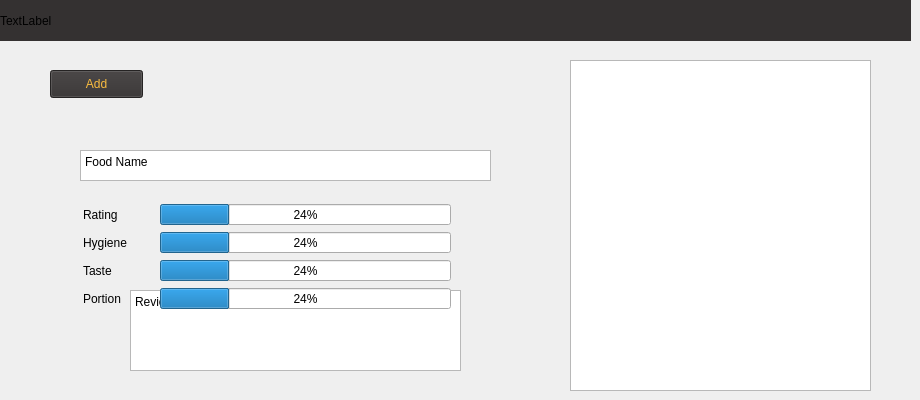
                    <widget class="QWidget" name="addedit_foodreview_page">
                     <widget class="QLabel" name="topbar">
                      <property name="geometry">
                       <rect>
                        <x>0</x>
                        <y>0</y>
                        <width>911</width>
                        <height>41</height>
                       </rect>
                      </property>
                      <property name="styleSheet">
                       <string notr="true">background-color: #343131;</string>
                      </property>
                      <property name="text">
                       <string>TextLabel</string>
                      </property>
                     </widget>
                     <widget class="QStackedWidget" name="addedit_foodreview_stackedWidget">
                      <property name="geometry">
                       <rect>
                        <x>50</x>
                        <y>70</y>
                        <width>491</width>
                        <height>301</height>
                       </rect>
                      </property>
                      <widget class="QWidget" name="add_food_review">
                       <widget class="QPushButton" name="reviewfood_delete_button">
                        <property name="geometry">
                         <rect>
                          <x>360</x>
                          <y>380</y>
                          <width>93</width>
                          <height>28</height>
                         </rect>
                        </property>
                        <property name="styleSheet">
                         <string notr="true">color: #FABC3F;
background-color: #343131;</string>
                        </property>
                        <property name="text">
                         <string>Add</string>
                        </property>
                       </widget>
                       <widget class="QLabel" name="food_photo_label_4">
                        <property name="geometry">
                         <rect>
                          <x>190</x>
                          <y>30</y>
                          <width>121</width>
                          <height>101</height>
                         </rect>
                        </property>
                        <property name="sizePolicy">
                         <sizepolicy hsizetype="Fixed" vsizetype="Fixed">
                          <horstretch>0</horstretch>
                          <verstretch>0</verstretch>
                         </sizepolicy>
                        </property>
                        <property name="text">
                         <string />
                        </property>
                        <property name="pixmap">
                         <pixmap>C:/Users/USER/.designer/image/ic_food64.png</pixmap>
                        </property>
                        <property name="scaledContents">
                         <bool>true</bool>
                        </property>
                       </widget>
                       <widget class="QPlainTextEdit" name="food_name_lineEdit_4">
                        <property name="geometry">
                         <rect>
                          <x>30</x>
                          <y>80</y>
                          <width>411</width>
                          <height>31</height>
                         </rect>
                        </property>
                        <property name="plainText">
                         <string>Food Name</string>
                        </property>
                       </widget>
                       <widget class="QPlainTextEdit" name="food_description_4">
                        <property name="geometry">
                         <rect>
                          <x>80</x>
                          <y>220</y>
                          <width>331</width>
                          <height>81</height>
                         </rect>
                        </property>
                        <property name="plainText">
                         <string>Review</string>
                        </property>
                       </widget>
                       <widget class="QLabel" name="lb_anh_11">
                        <property name="geometry">
                         <rect>
                          <x>180</x>
                          <y>-10</y>
                          <width>101</width>
                          <height>81</height>
                         </rect>
                        </property>
                        <property name="font">
                         <font>
                          <pointsize>30</pointsize>
                         </font>
                        </property>
                        <property name="text">
                         <string />
                        </property>
                        <property name="pixmap">
                         <pixmap>C:/Users/USER/.designer/ic_food.png</pixmap>
                        </property>
                        <property name="scaledContents">
                         <bool>true</bool>
                        </property>
                       </widget>
                       <widget class="QLabel" name="label_359">
                        <property name="geometry">
                         <rect>
                          <x>420</x>
                          <y>170</y>
                          <width>21</width>
                          <height>21</height>
                         </rect>
                        </property>
                        <property name="cursor">
                         <cursorShape>PointingHandCursor</cursorShape>
                        </property>
                        <property name="text">
                         <string />
                        </property>
                        <property name="pixmap">
                         <pixmap>C:/Users/USER/.designer/134224_add_plus_new_icon.png</pixmap>
                        </property>
                        <property name="scaledContents">
                         <bool>true</bool>
                        </property>
                       </widget>
                       <widget class="QLabel" name="excelent_label_3">
                        <property name="geometry">
                         <rect>
                          <x>33</x>
                          <y>134</y>
                          <width>71</width>
                          <height>21</height>
                         </rect>
                        </property>
                        <property name="text">
                         <string>Rating</string>
                        </property>
                       </widget>
                       <widget class="QProgressBar" name="good_progressBar_3">
                        <property name="geometry">
                         <rect>
                          <x>110</x>
                          <y>162</y>
                          <width>291</width>
                          <height>21</height>
                         </rect>
                        </property>
                        <property name="value">
                         <number>24</number>
                        </property>
                       </widget>
                       <widget class="QProgressBar" name="excelent_progressBar_3">
                        <property name="geometry">
                         <rect>
                          <x>110</x>
                          <y>134</y>
                          <width>291</width>
                          <height>21</height>
                         </rect>
                        </property>
                        <property name="value">
                         <number>24</number>
                        </property>
                       </widget>
                       <widget class="QProgressBar" name="below_progressBar_3">
                        <property name="geometry">
                         <rect>
                          <x>110</x>
                          <y>218</y>
                          <width>291</width>
                          <height>21</height>
                         </rect>
                        </property>
                        <property name="value">
                         <number>24</number>
                        </property>
                       </widget>
                       <widget class="QLabel" name="below_label_3">
                        <property name="geometry">
                         <rect>
                          <x>33</x>
                          <y>218</y>
                          <width>71</width>
                          <height>21</height>
                         </rect>
                        </property>
                        <property name="text">
                         <string>Portion</string>
                        </property>
                       </widget>
                       <widget class="QLabel" name="good_label_3">
                        <property name="geometry">
                         <rect>
                          <x>33</x>
                          <y>162</y>
                          <width>71</width>
                          <height>21</height>
                         </rect>
                        </property>
                        <property name="text">
                         <string>Hygiene</string>
                        </property>
                       </widget>
                       <widget class="QLabel" name="avg_label_3">
                        <property name="geometry">
                         <rect>
                          <x>33</x>
                          <y>190</y>
                          <width>71</width>
                          <height>21</height>
                         </rect>
                        </property>
                        <property name="text">
                         <string>Taste</string>
                        </property>
                       </widget>
                       <widget class="QProgressBar" name="avg_progressBar_3">
                        <property name="geometry">
                         <rect>
                          <x>110</x>
                          <y>190</y>
                          <width>291</width>
                          <height>21</height>
                         </rect>
                        </property>
                        <property name="value">
                         <number>24</number>
                        </property>
                       </widget>
                       <widget class="QPushButton" name="reviewfood_addsave_button">
                        <property name="geometry">
                         <rect>
                          <x>0</x>
                          <y>0</y>
                          <width>93</width>
                          <height>28</height>
                         </rect>
                        </property>
                        <property name="styleSheet">
                         <string notr="true">color: #FABC3F;
background-color: #343131;</string>
                        </property>
                        <property name="text">
                         <string>Add</string>
                        </property>
                       </widget>
                      </widget>
                     </widget>
                     <widget class="QListView" name="review_food_listWidget">
                      <property name="geometry">
                       <rect>
                        <x>570</x>
                        <y>60</y>
                        <width>301</width>
                        <height>331</height>
                       </rect>
                      </property>
                     </widget>
                    </widget>
